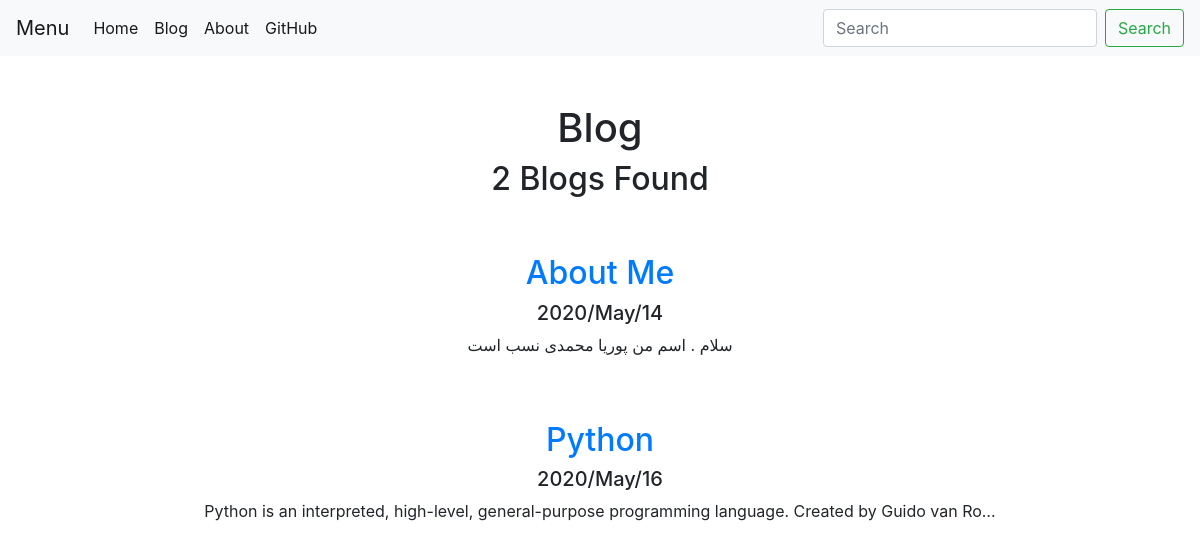
Screenshot of /blog/ with the database file from the repository.
### blog/models.py (models this page shows, shortened)
class Blog(models.Model):
    Title = models.CharField(max_length=100)
    Date = models.DateField()
    Description = models.TextField()

### blog/views.py (the view)
# urls.py: 2. Add a URL to urlpatterns:  path('blog/', include('blog.urls'))
def blog(request):
    Blogs = Blog.objects.all()
    return render(request,'blog/blog.html',{'blogs':Blogs})

### blog/templates/blog/blog.html
   {% extends "portfolio/base.html" %}
   {% block content %}
	<br>
	<br>
	<h1>Blog</h1>
	{% if blogs.count == 1 %}
		<h2>{{blogs.count}} Blog Found</h2>
	{% else %}
		<h2>{{blogs.count}} Blogs Found</h2>
	{% endif %}
	{% for blog in blogs %}
		<br>
		<br>
		<a href="{% url 'detail' blog.id %}"><h2>{{blog.Title}}</h2></a>
		<h5>{{blog.Date|date:'Y/M/d'}}</h5>
		<p>{{blog.Description|truncatechars:100}}</p>
	{% endfor %}
{% endblock %}

### portfolio/templates/portfolio/base.html (shortened to what this page needs)
{% load static %}
<!doctype html>
<html lang="en">
  <head>
    <link rel="stylesheet" href="https://stackpath.bootstrapcdn.com/bootstrap/4.5.0/css/bootstrap.min.css">
  </head>
  <body>
    <nav class="navbar navbar-expand-lg navbar-light bg-light">
  <a class="navbar-brand">Menu</a>
  <div class="collapse navbar-collapse" id="navbarSupportedContent">
    <ul class="navbar-nav mr-auto">
      <li class="nav-item active">
        <a class="nav-link" href="{% url 'home' %}">Home <span class="sr-only">(current)</span></a>
      </li>
      <li class="nav-item active">
        <a class="nav-link" href="{% url 'blog' %}">Blog <span class="sr-only">(current)</span></a>
      </li>
      <li class="nav-item active">
        <a class="nav-link" href="{% static 'portfolio/CV(v2).pdf' %}">About</a>
      </li>
      <li class="nav-item active">
        <a class="nav-link" href="https://github.com/Pooryamn" target="-blank">GitHub</a>
      </li>
    </ul>
    <form class="form-inline my-2 my-lg-0">
      <input class="form-control mr-sm-2" type="search" placeholder="Search" aria-label="Search">
      <button class="btn btn-outline-success my-2 my-sm-0" type="submit">Search</button>
    </form>
  </div>
</nav>
    <div class="container text-center">
    {% block content %}
    {% endblock  %}
    </div>
  </body>
</html>

### rows the page displays
Blog: Title "About Me", Date "2020/May/14", Description "سلام . اسم من پوریا محمدی نسب است"
Blog: Title "Python", Date "2020/May/16", Description "Python is an interpreted, high-level, general-purpose programming language. Created by Guido van Ro…"

### other values shown
{{ blogs.count }} "2"
